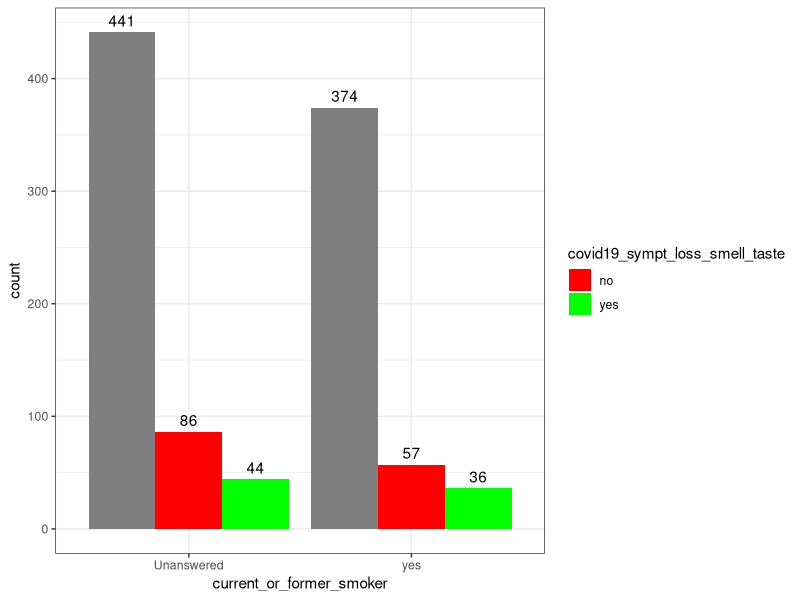
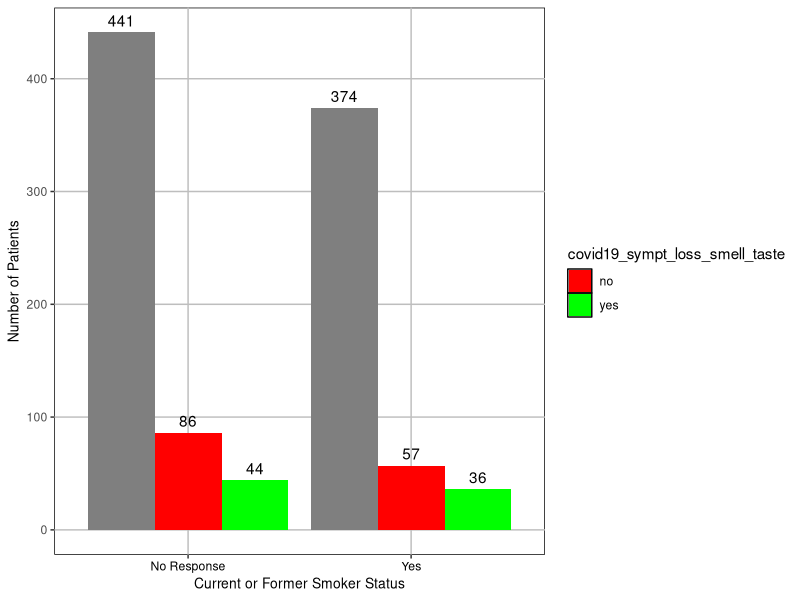

R code for these plots, in order:
## ---- chunk 1
#Clear the environment
rm(list = ls())
#Load in packages 
library(tidyverse)
library(here)
library(ggfortify)
## ---- chunk 2
covid <- read.csv(here("Data","MS_COVID_DATASET_FINAL.csv"))
## ---- chunk 3
#Gather counts of confirmed loss of taste or smell symptoms (Yes, No, or empty), by current or former smoker status (Yes or Unanswered)
counts_smoker_status <- covid |> 
  group_by(current_or_former_smoker, covid19_sympt_loss_smell_taste) |>
    summarize(
      count = length(covid19_sympt_loss_smell_taste)
    )
#Create a bar graph to view counts of confirmed lost of taste or smell symptoms (Yes, No, or empty) by current or former smoker status (Yes or Unanswered)
ggplot(counts_smoker_status, aes(x = current_or_former_smoker, y = count, fill = covid19_sympt_loss_smell_taste)) +
  geom_bar(stat = 'identity', position = 'dodge') +
  scale_fill_manual(values = c("yes" = "green", 
                               "no" = "red", 
                               "Unanswered" = "grey")) + 
  geom_text(aes(label = count), 
            position = position_dodge(width = 0.9), 
            vjust = -0.5) +
  theme_bw()
## ---- chunk 4
# Transform the dataframe into a matrix
covid.mat <- xtabs(count ~ current_or_former_smoker + covid19_sympt_loss_smell_taste,
                   data = counts_smoker_status)
# Run the chi-square test
chisq.test(covid.mat)
#Access the specifics of the chi-squared test
covid.chi <- chisq.test(covid.mat)
names(covid.chi)
## ---- chunk 5
#Create bar plot similar to the initial plot but with a few tweaks to make it more visually appealing
ggplot(counts_smoker_status, aes(x = current_or_former_smoker, y = count, fill = covid19_sympt_loss_smell_taste)) +
  geom_bar(stat = 'identity', position = 'dodge') +
  scale_fill_manual(values = c("yes" = "green", 
                               "no" = "red", 
                               "Unanswered" = "grey")) + 
  geom_text(aes(label = count), 
            position = position_dodge(width = 0.9), 
            vjust = -0.5) +
  xlab("Current or Former Smoker Status") +
  ylab("Number of Patients") +
  scale_x_discrete(limits = c("Unanswered", "yes"),
  labels = c("No Response", "Yes")) +
  theme(
    legend.key = element_rect(fill = NA),
    axis.title.x = element_text(size = 10), 
    axis.title.y = element_text(size = 10), 
    axis.text.x = element_text(colour = "Black"),
    panel.background = element_rect(fill = NA, colour = "black"),
    panel.grid.minor = element_blank(),
    panel.grid.major = element_line(colour = "gray")
    )
